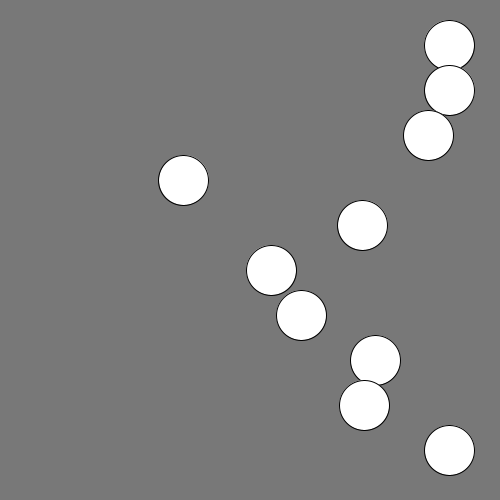
Frame 1 (no input)
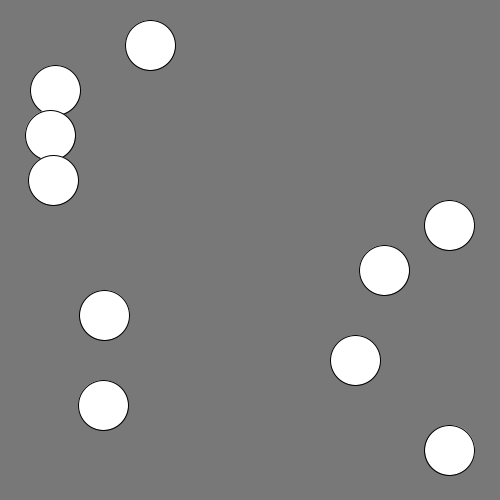
Frame 60 (the mouse pressed at the canvas centre just before this capture)
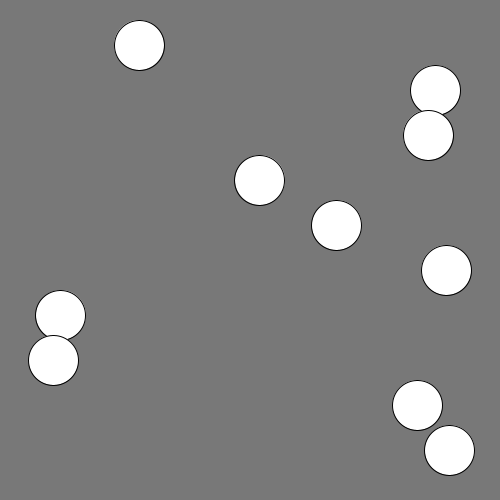
Frame 120 (the mouse held since frame 60 and released just before this capture)

The Processing sketch that drew these frames (run headless with seeded random() and noise(); from frame 60 on, the mouse is pressed at the canvas centre):

// Processing sketch: processing_152095
// ── processing_152095.pde

/*
 * Creative Coding
 * Week 3, 02 - array with sin()
 * by Indae Hwang and Jon McCormack
 * Copyright (c) 2014 Monash University
 *
 * This program demonstrates the use of arrays.
 * It creates three arrays that store the y-position, speed and phase of some oscillating circles.
 * You can change the number of circles by changing the value of num in setup()
 * You can change the background colour by holding the left mouse button and dragging.
 * 
 * thanks to Jackie Palman for helping me get this!
 */

int     num;    // the number of items in the array (# of circles)
float[] y;      // y-position of each circle (fixed)
float[] speed;  // speed of each circle
float[] phase;  // phase of each circle
float[] x;      // x-position of each circle

float red = 120;
float green = 120;
float blue = 120;
float circSize = 50;



void setup() {
  size(500, 500);

  num = 10;

  // allocate space for each array
  y = new float[num];
  speed = new float[num];
  phase = new float[num]; 
  x= new float[num];

  // calculate the gap in y based on the number of circles
  float gap = height / (num + 1);

  //setup an initial value for each item in the array
  for (int i=0; i<num; i++) {
    y[i] = gap * (i + 1);      // y is constant for each so can be calculated once
    speed[i] = random(3);
    phase[i] = random(TWO_PI);
  }
}


void draw() {
  background(red, green, blue);

  for (int i=0; i<num; i++) {
    // calculate the x-position of each ball based on the speed, phase and current frame
    x[i] = width/2 + sin(radians(frameCount*speed[i] ) + phase[i])* 200;
    ellipse(x[i], y[i], circSize, circSize);
    
  }
}




// change the background colour if the mouse is dragged
void mouseDragged() {
  red = map(mouseX, 0, width, 0, 255);
  green = map(mouseY, 0, height, 0, 255);
  blue = map(mouseX+mouseY, 0, width+height, 255, 0);
}

void mousePressed () {
  for (int i=0; i<num; i++) {    
    if (dist(mouseX, mouseY, x[i], y[i]) <= circSize/2) {
      if (speed[i] == 0){
         speed[i] = random(1,4);
         fill(255);
       }
       else{      
       speed[i] = 0;
       fill(random(255), random(255), random(255));
      }
    }
  }
}
